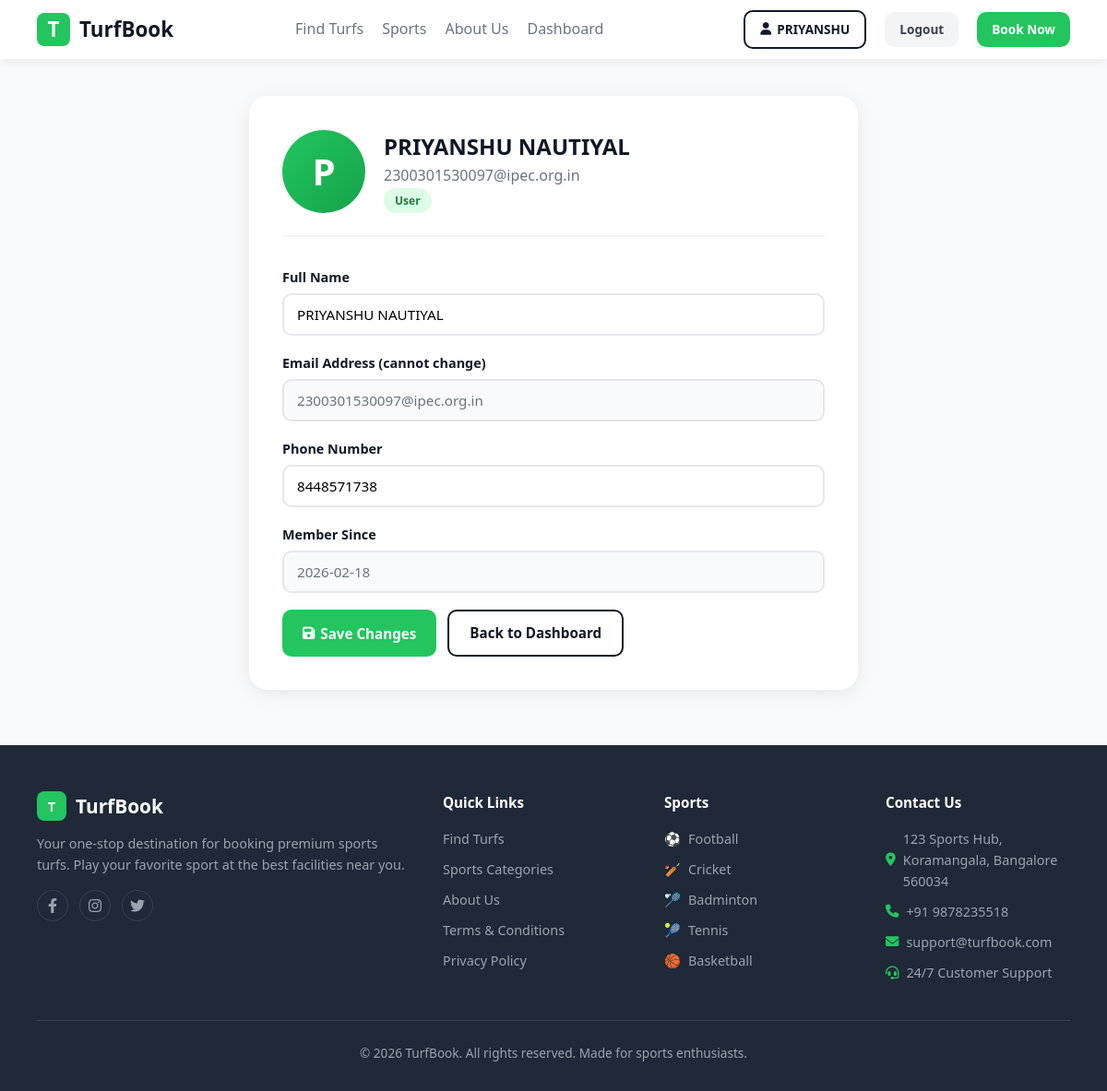
Screenshot of /profile (signed in) with the database file from the repository.
### tables this page shows
CREATE TABLE users (
            id INTEGER PRIMARY KEY AUTOINCREMENT,
            name TEXT NOT NULL,
            email TEXT UNIQUE NOT NULL,
            phone TEXT,
            password TEXT NOT NULL,
            role TEXT DEFAULT 'user',
            created_at TEXT DEFAULT CURRENT_TIMESTAMP
        );

### app.py (the view, shortened to what this page needs)
@app.route('/profile', methods=['GET', 'POST'])
@login_required
def profile():
    conn = get_db()
    user = conn.execute("SELECT * FROM users WHERE id=?", (session['user_id'],)).fetchone()
    conn.close()
    return render_template('profile.html', user=user)

### app.py (called while the page is built)
def get_db():
    conn = sqlite3.connect(DB_PATH)
    conn.row_factory = sqlite3.Row
    return conn

def login_required(f):
    @wraps(f)
    def decorated(*args, **kwargs):
        if 'user_id' not in session:
            flash('Please login to continue.', 'warning')
            return redirect(url_for('login'))
        return f(*args, **kwargs)
    return decorated

### templates/profile.html (shortened to what this page needs)
{% extends 'base.html' %}
{% block content %}
<div class="profile-layout">
  <div class="profile-card">
    <div class="profile-header">
      <div class="big-avatar">{{ user.name[0].upper() }}</div>
      <div>
        <h2>{{ user.name }}</h2>
        <p>{{ user.email }}</p>
        <span class="badge badge-green">{{ user.role.title() }}</span>
      </div>
    </div>
    <form action="/profile" method="post">
      <div class="form-group">
        <label>Full Name</label>
        <input type="text" name="name" class="form-control" value="{{ user.name }}" required>
      </div>
      <div class="form-group">
        <label>Email Address (cannot change)</label>
        <input type="email" class="form-control" value="{{ user.email }}" disabled style="background:#f9fafb; color:var(--gray);">
      </div>
      <div class="form-group">
        <label>Phone Number</label>
        <input type="tel" name="phone" class="form-control" value="{{ user.phone or '' }}" placeholder="+91 XXXXX XXXXX">
      </div>
      <div class="form-group">
        <label>Member Since</label>
        <input type="text" class="form-control" value="{{ user.created_at[:10] }}" disabled style="background:#f9fafb; color:var(--gray);">
      </div>
      <div style="display:flex; gap:12px; margin-top:8px;">
        <button type="submit" class="btn btn-green"><i class="fa fa-save"></i> Save Changes</button>
        <a href="/dashboard" class="btn btn-outline">Back to Dashboard</a>
      </div>
    </form>
  </div>
</div>
{% endblock %}

### static/css/style.css (style rules this page uses)
:root { --green: #22c55e; --green-dark: #16a34a; --yellow: #f59e0b; --dark: #111827; --gray: #6b7280; --light: #f9fafb; --white: #fff; --red: #ef4444; --blue: #3b82f6; --border-radius: 10px; --shadow-sm: 0 2px 12px rgba(0,0,0,0.07); --shadow-md: 0 4px 20px rgba(0,0,0,0.08); --shadow-lg: 0 8px 30px rgba(0,0,0,0.12); --transition: all 0.3s ease; }
* { box-sizing: border-box; margin: 0; padding: 0; }
html, body { width: 100%; height: 100%; }
body { font-family: 'Segoe UI', Tahoma, Geneva, Verdana, sans-serif; color: var(--dark); background: var(--light); line-height: 1.6; }
a { text-decoration: none; color: inherit; transition: var(--transition); }
button, input, select, textarea { font-family: inherit; font-size: inherit; }
.btn { padding: 11px 22px; border-radius: var(--border-radius); font-weight: 600; cursor: pointer; border: none; transition: var(--transition); font-size: 0.95rem; display: inline-flex; align-items: center; gap: 6px; white-space: nowrap; }
.btn-green { background: var(--green); color: white; }
.btn-outline { border: 2px solid var(--dark); color: var(--dark); background: transparent; }
.form-group { margin-bottom: 18px; }
.form-group label { display: block; font-weight: 600; margin-bottom: 6px; font-size: 0.9rem; }
.form-control { width: 100%; padding: 11px 14px; border: 2px solid #e5e7eb; border-radius: var(--border-radius); font-size: 0.95rem; transition: border-color 0.2s; }
.form-control::placeholder { color: var(--gray); }
.badge { padding: 4px 12px; border-radius: 20px; font-size: 0.75rem; font-weight: 700; display: inline-block; }
.badge-green { background: #dcfce7; color: #15803d; }

### templates/base.html (style rules this page uses)
:root { --green: #22c55e; --green-dark: #16a34a; --yellow: #f59e0b; --dark: #111827; --gray: #6b7280; --light: #f9fafb; --white: #fff; --red: #ef4444; --blue: #3b82f6; }

### templates/profile.html (style rules this page uses)
.profile-layout { max-width: 700px; margin: 40px auto; padding: 0 20px; }
.profile-card { background: white; border-radius: 20px; padding: 36px; box-shadow: 0 4px 20px rgba(0,0,0,0.08); }
.profile-header { display: flex; align-items: center; gap: 20px; margin-bottom: 32px; padding-bottom: 24px; border-bottom: 2px solid #f3f4f6; }
.big-avatar { width: 90px; height: 90px; background: linear-gradient(135deg, var(--green), var(--green-dark)); border-radius: 50%; display: flex; align-items: center; justify-content: center; font-size: 2.5rem; color: white; font-weight: 800; }
.profile-header h2 { font-size: 1.5rem; font-weight: 800; }
.profile-header p { color: var(--gray); }

### rows the page displays
users: name "P", name "PRIYANSHU NAUTIYAL", email "2300301530097@ipec.org.in", role "User", phone "8448571738", created_at "2026-02-18"

### other values shown
{{ session.get('user_name', '').split()[0] }} "PRIYANSHU"
